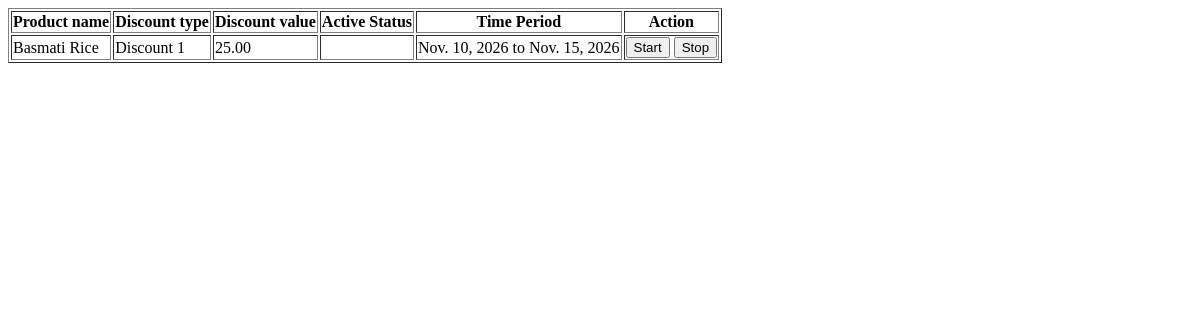
/ManageDiscounts (signed in), run on an earlier commit of the app's database.
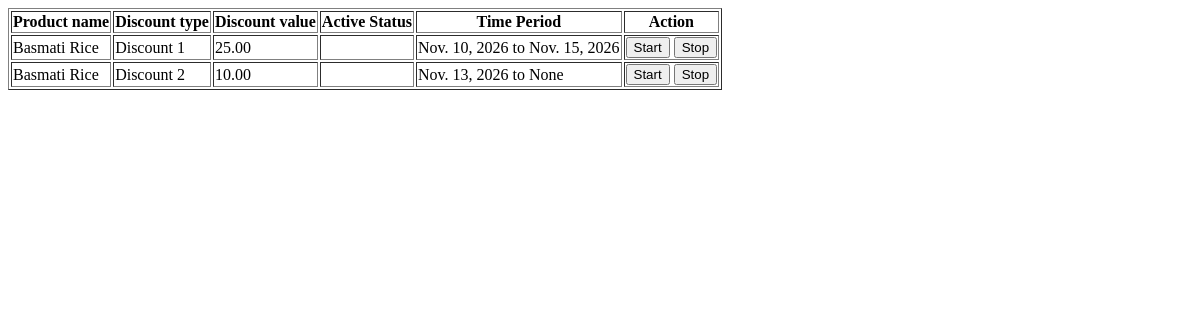
And on a later commit of the database.
### RetailIQApp/models.py (models this page shows)
class DiscountTable(models.Model):
    PRODUCT = models.ForeignKey(ProductTable, on_delete=models.CASCADE, null=True, blank=True)
    discount_type = models.CharField(max_length=20, null=True, blank=True)
    discount_value = models.DecimalField(max_digits=10, decimal_places=2, null=True, blank=True)
    start_date = models.DateField(null=True, blank=True)
    end_date = models.DateField(null=True, blank=True)
    created_at = models.DateTimeField(auto_now_add=True)

class ProductTable(models.Model):
    SHOPID = models.ForeignKey(ShopTable, on_delete=models.PROTECT, null=True, blank=True) #necessary? because there is fk to category table
    CATEGORY = models.ForeignKey(CategoryTable,on_delete=models.PROTECT,null=True,blank=True)
    product_name = models.CharField(max_length=50, null=True, blank=True)
    STOCK = models.ForeignKey(StockTable, on_delete=models.PROTECT, null=True, blank=True) #not appearing in viewproducts.html
    brand = models.CharField(max_length=20, null=True, blank=True)
    expiry_date = models.DateField(null=True, blank=True)
    manufacturing_date = models.DateField(null=True, blank=True)
    barcode = models.IntegerField(null=True, blank=True)
    purchase_price = models.DecimalField(max_digits=10, decimal_places=2, null=True, blank=True)
    selling_price = models.DecimalField(max_digits=10, decimal_places=2, null=True, blank=True)
    unit = models.CharField(max_length=20, null=True, blank=True)
    description = models.TextField(max_length=200, null=True, blank=True)
    supplier_name = models.CharField(max_length=20, null=True, blank=True)
    supplier_email = models.EmailField(max_length=50, null=True, blank=True)
    supplier_phone = models.CharField(max_length=20, null=True, blank=True)

### RetailIQApp/views.py (the view)
# urls.py: path('ManageDiscounts',ManageDiscounts.as_view(),name='ManageDiscounts'),
class ManageDiscounts(View):
    def get(self,request):
        obj = DiscountTable.objects.select_related('PRODUCT').filter(PRODUCT__SHOPID__LOGINID_id=request.session['loginid'])
        return render(request,'shop/manageDiscounts.html', {'discount_data':obj})

### templates/Shop/manageDiscounts.html (shortened to what this page needs)
<!DOCTYPE html>
<html lang="en">
<head>
</head>
<body>
    <table border="1">
        <tr>
            <th>Product name</th>
            <th>Discount type</th>
            <th>Discount value</th>
            <th>Active Status</th>
            <th>Time Period</th>
            <th>Action</th>
        </tr>
        {% for i in discount_data %}
        <tr>
            <td>{{ i.PRODUCT.product_name }}</td>
            <td>{{ i.discount_type }}</td>
            <td>{{ i.discount_value }}</td>
            <td>{{ i.active_status }}</td>
            <td>{{ i.start_date }} to {{i.end_date}}</td>
            <td><button type="">Start</button>  <button type="">Stop</button> </td>
        </tr>
        {% endfor %}
    </table>
</body>
</body>
</html>

What changed in the data, as far as the page shows it:
added DiscountTable: PRODUCT.product_name "Basmati Rice", discount_type "Discount 2", discount_value "10.00", start_date "Nov. 13, 2026", end_date "None"
